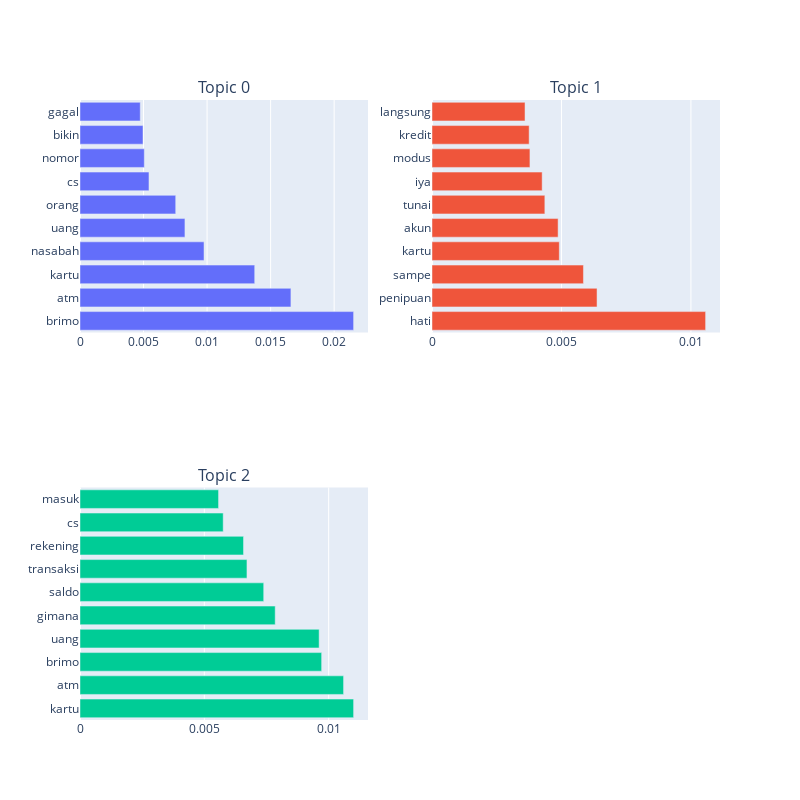

Notebook source saved alongside this figure:
### Code cell
import plotly.graph_objs as go
from plotly.subplots import make_subplots

# visualize the topics
fig = make_subplots(rows=2, cols=2, subplot_titles=("Topic 0", "Topic 1", "Topic 2"))

for i in range(3):
    topic = lda_model.show_topic(i)
    x = [word[0] for word in topic]
    y = [word[1] for word in topic]
    fig.add_trace(go.Bar(x=y, y=x, orientation='h'), row=(i//2)+1, col=(i%2)+1)

fig.update_layout(height=800, width=800, showlegend=False)
fig.show()

### Figure 1 — Plotly figure (JSON) as saved in the notebook; plotly's stock layout.template omitted (floating-point values rounded to 4 significant figures)
{"data": [{"orientation": "h", "type": "bar", "x": [0.02153, 0.0166, 0.01375, 0.00976, 0.008259, 0.007532, 0.005429, 0.005061, 0.004957, 0.004741], "xaxis": "x", "y": ["brimo", "atm", "kartu", "nasabah", "uang", "orang", "cs", "nomor", "bikin", "gagal"], "yaxis": "y"}, {"orientation": "h", "type": "bar", "x": [0.01057, 0.006374, 0.005849, 0.004917, 0.00487, 0.004359, 0.004254, 0.003783, 0.003752, 0.003593], "xaxis": "x2", "y": ["hati", "penipuan", "sampe", "kartu", "akun", "tunai", "iya", "modus", "kredit", "langsung"], "yaxis": "y2"}, {"orientation": "h", "type": "bar", "x": [0.011, 0.0106, 0.009717, 0.009616, 0.00785, 0.007388, 0.006714, 0.006576, 0.005758, 0.005572], "xaxis": "x3", "y": ["kartu", "atm", "brimo", "uang", "gimana", "saldo", "transaksi", "rekening", "cs", "masuk"], "yaxis": "y3"}], "layout": {"annotations": [{"font": {"size": 16}, "showarrow": false, "text": "Topic 0", "x": 0.225, "xanchor": "center", "xref": "paper", "y": 1, "yanchor": "bottom", "yref": "paper"}, {"font": {"size": 16}, "showarrow": false, "text": "Topic 1", "x": 0.775, "xanchor": "center", "xref": "paper", "y": 1, "yanchor": "bottom", "yref": "paper"}, {"font": {"size": 16}, "showarrow": false, "text": "Topic 2", "x": 0.225, "xanchor": "center", "xref": "paper", "y": 0.375, "yanchor": "bottom", "yref": "paper"}], "height": 800, "showlegend": false, "width": 800, "xaxis": {"anchor": "y", "domain": [0, 0.45]}, "xaxis2": {"anchor": "y2", "domain": [0.55, 1]}, "xaxis3": {"anchor": "y3", "domain": [0, 0.45]}, "xaxis4": {"anchor": "y4", "domain": [0.55, 1]}, "yaxis": {"anchor": "x", "domain": [0.625, 1]}, "yaxis2": {"anchor": "x2", "domain": [0.625, 1]}, "yaxis3": {"anchor": "x3", "domain": [0, 0.375]}, "yaxis4": {"anchor": "x4", "domain": [0, 0.375]}}}
